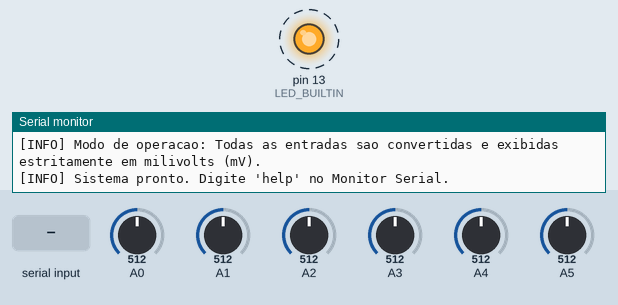
Simulated run of this sketch. Board: Arduino Uno, built with avr-gcc and run on an emulated ATmega328P. Parts: output pins drawn as LEDs (lit = HIGH), the last lines printed to the serial monitor. Dashed ring = blinking. The inputs (shaded band) are chosen by the test bench; at power-on: A0 = 512, A1 = 512, A2 = 512, A3 = 512, A4 = 512, A5 = 512.

Above: at 1.01 s.
1.5 s: "help,1\n" received over Serial
4.5 s: A0 set to 716
At 4.76 s:
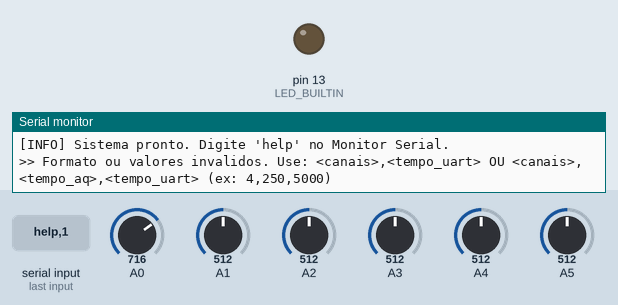
At 5.4 s:
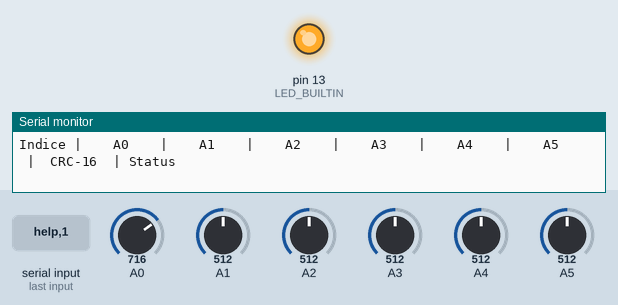
7.5 s: "C,1\n" received over Serial
10.5 s: "TU,1\n" received over Serial
13.5 s: A1 set to 716
Timing chart, 0 to 17.5 s (numbered marks = the images above; inputs shaded):
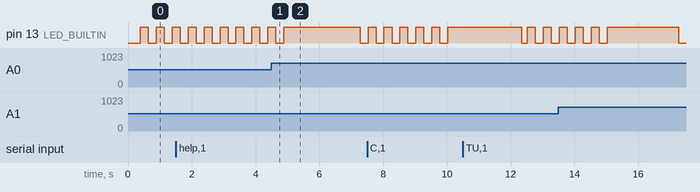

The sketch:

Aula7_DataLogger_Final.ino
```cpp
/*================================================================================
          AULA 7 — DATA LOGGER FINAL COM MALLOC, VDD BANDGAP E CRC-16
        (Baseado e corrigido a partir de sketch_aug24a_malloc_adc.ino)
================================================================================

1. PROBLEMAS E ERROS CRÍTICOS IDENTIFICADOS NO RASCUNHO ORIGINAL:
--------------------------------------------------------------------------------
1.1. Validação de Ponteiro do malloc() Incorreta:
     * No original: `if (i16_adcData == -1)`
     * Motivo: Em C/C++, `malloc()` retorna um ponteiro nulo (`NULL` / 0) em caso
       de falta de memória na Heap, e NUNCA -1. A checagem com -1 era inválida e
       permitia que ponteiros nulos fossem acessados, causando travamentos fatais.
     * Correção: Verificação estrita com `if (i16_adcData == NULL)`.

1.2. Buffer de Amostras Estático (Sem Avanço Temporal):
     * No original: A aquisição escrevia sempre nas primeiras posições de
       `i16_adcData[u16_idx]`, sobrescrevendo o mesmo registro e ignorando a área
       alocada para o histórico de amostras (`i16_adcAQSLen`).
     * Correção: Implementado endereçamento bidimensional mapeado em buffer contínuo:
       `offset = (indice_amostra * elementos_por_amostra) + canal`.

1.3. Ausência da Transmissão Periódica (ul_timerAQSEND):
     * No original: As variáveis de temporização de transmissão (`ul_timerAQSEND` e
       `ul_timerAQSENDFIX = 5000`) foram declaradas mas nunca utilizadas no `loop()`.
     * Correção: Implementado timer não-bloqueante via `millis()` que envia o lote
       completo de amostras acumuladas a cada 5 segundos.

1.4. Ausência de Implementação e Cálculo do CRC-16:
     * No original: O tamanho da amostra reservava `(i16_adcDataLen + 1)` posições
       (sendo a última para o CRC-16), mas a função de cálculo nunca era chamada.
     * Correção: Implementada função `crc16_modbus()`, calculando e salvando a soma
       de verificação de integridade no final de cada registro de amostra.

1.5. Configuração Incorreta de Registradores do ATmega328P (ADMUX):
     * No original: `ADMUX = _BV(REFS0) | _BV(MUX4) | _BV(MUX3) | _BV(MUX2) | _BV(MUX1);`
     * Motivo: O ATmega328P NÃO possui o bit `MUX4` no registrador `ADMUX`. A seleção
       da referência interna Bandgap de 1.1V é feita exclusivamente pelos bits
       `MUX[3:0] = 1110` (MUX3, MUX2, MUX1).
     * Correção: Removido `MUX4` e mantido `_BV(REFS0) | _BV(MUX3) | _BV(MUX2) | _BV(MUX1)`.

1.6. Ordem de Leitura dos Registradores do ADC (Atomicidade AVR):
     * No original: `return ((ADCH << 8) | ADCL);`
     * Motivo: O microcontrolador AVR exige que o registrador `ADCL` seja lido ANTES de
       `ADCH` para travar atomicamente o valor da conversão de 10 bits. Em C/C++, a ordem
       de avaliação em expressões com deslocamento de bits é indefinida pelo padrão.
     * Correção: Utilizado o registrador unificado `ADCW` (nativo do avr-libc), que
       garante a leitura atômica e correta dos registradores por hardware.

1.7. Risco de Divisão por Zero e Constrain Negativo em i16_calcVDD():
     * No original: `i32_calcTemp = i32_calcTemp / ((int32_t)(i16_ADC_1v1BG));`
     * Motivo: Caso o ADC retornasse 0 na inicialização, causava divisão por zero.
     * Correção: Proteção com checagem `if (i16_ADC_1v1BG > 0)` e faixa de segurança
       coerente (2700 mV a 5500 mV).

1.8. Canais Analógicos Reais do Hardware:
     * No original: Tentava ler até 10 canais (`PIN_A0 + u16_idx`), mas o Arduino Uno
       (DIP) possui apenas 6 canais analógicos (`A0` a `A5`).
     * Correção: Limitado aos 6 canais reais nativos da placa para evitar leituras de
       pinos digitais inexistentes.

================================================================================*/

#include <Arduino.h>
#include <stdlib.h> // malloc(), free()
#include <string.h> // memset()

// --- Configurações de Hardware e Amostragem Dinâmicas ---
const uint8_t  MAX_ADC_CHANNELS        = 6;    // Limite físico de canais analógicos no Arduino Uno (A0 a A5)
uint8_t        u8_numCanais            = 6;    // Quantidade de canais ativos (configurável via UART: C<n>)
#define        CRC_SLOT_SIZE           1       // 1 slot de int16_t (2 bytes) para o CRC-16

// Temporizações configuráveis (em milissegundos)
unsigned long  ul_tempoAquisicao_ms    = 250;  // Aquisição a cada 250 ms (configurável via 'TA<ms>')
unsigned long  ul_tempoEnvio_ms        = 5000; // Envio UART a cada 5000 ms (configurável via 'TU<ms>')
static const unsigned long TEMPO_VDD_MS = 1000;// Calibração do VDD a cada 1 s

// --- Variáveis Globais de Controle ---
int16_t  *i16_adcData = NULL;          // Ponteiro para o buffer dinâmico contínuo
uint16_t  u16_elementosPorAmostra = 0; // Canais + Slot de CRC-16
uint16_t  u16_totalAmostras       = 0; // Quantidade de amostras no lote (ex: 5000 / 250 = 20)
uint16_t  u16_indiceAmostra       = 0; // Índice da amostra atual sendo adquirida

int16_t   i16_VDDGlobal           = 5000; // Tensão de alimentação calculada em mV

// Temporizadores não-bloqueantes
unsigned long ul_timerUpdateVDD   = 0;
unsigned long ul_timerADCAQ       = 0;
unsigned long ul_timerAQSEND      = 0;

// --- Prototipação de Funções ---
int16_t  i16_readBandGap();
int16_t  i16_calcVDD();
int16_t  i16_convertADC(int16_t i16_raw);
uint16_t crc16_modbus(const uint8_t *pData, size_t length);
void     liberarBuffer();
void     alocarBufferContinuo();
void     transmitirLoteUART();
void     processarComandosUART();

// ============================================================
// Algoritmo CRC-16 (Modbus - Polinômio 0xA001)
// ============================================================
uint16_t crc16_modbus(const uint8_t *pData, size_t length)
{
    uint16_t u16_crc = 0xFFFF;
    for (size_t i = 0; i < length; i++)
    {
        u16_crc ^= pData[i];
        for (uint8_t j = 0; j < 8; j++)
        {
            if (u16_crc & 0x0001)
            {
                u16_crc = (u16_crc >> 1) ^ 0xA001;
            }
            else
            {
                u16_crc >>= 1;
            }
        }
    }
    return u16_crc;
}

// ============================================================
// Gestão de Memória: Alocação Contínua sem Fragmentação
// ============================================================
void liberarBuffer()
{
    if (i16_adcData != NULL)
    {
        free(i16_adcData);
        i16_adcData = NULL;
    }
}

void alocarBufferContinuo()
{
    liberarBuffer();

    u16_elementosPorAmostra = u8_numCanais + CRC_SLOT_SIZE;

    // Calcula o número de amostras por lote
    if (ul_tempoAquisicao_ms > 0 && ul_tempoEnvio_ms >= ul_tempoAquisicao_ms)
    {
        u16_totalAmostras = (uint16_t)(ul_tempoEnvio_ms / ul_tempoAquisicao_ms);
    }
    else
    {
        u16_totalAmostras = 1;
    }

    size_t tamanhoTotalBytes = sizeof(int16_t) * u16_elementosPorAmostra * u16_totalAmostras;

    // Alocação de buffer plano (flat buffer) contínuo
    i16_adcData = (int16_t *) malloc(tamanhoTotalBytes);

    // Validação correta: checar contra NULL
    if (i16_adcData == NULL)
    {
        Serial.println(F("[ERRO] Memoria insuficiente no malloc()!"));
        return;
    }

    // Limpa toda a área alocada (reseta para 0)
    memset(i16_adcData, 0, tamanhoTotalBytes);
    u16_indiceAmostra = 0;

    Serial.print(F("[INFO] Buffer de memoria alocado: "));
    Serial.print(tamanhoTotalBytes);
    Serial.print(F(" bytes ("));
    Serial.print(u16_totalAmostras);
    Serial.print(F(" amostras x "));
    Serial.print(u16_elementosPorAmostra);
    Serial.print(F(" words). Canais: "));
    Serial.print(u8_numCanais);
    Serial.print(F(" | Tempo UART: "));
    Serial.print(ul_tempoEnvio_ms);
    Serial.println(F(" ms."));
}

// ============================================================
// Leitura de Tensão de Referência Interna (Bandgap 1.1V do AVR)
// ============================================================
int16_t i16_readBandGap()
{
    // Seleciona VCC como referência e canal Bandgap de 1.1V (MUX3 | MUX2 | MUX1)
    // ATmega328P NÃO usa MUX4.
    ADMUX = _BV(REFS0) | _BV(MUX3) | _BV(MUX2) | _BV(MUX1);

    delay(2); // Tempo de estabilização da tensão de referência

    ADCSRA |= _BV(ADSC); // Inicia conversão
    while (bit_is_set(ADCSRA, ADSC)); // Aguarda conversão

    // ADCW realiza a leitura segura e atômica de ADCL seguido de ADCH
    return ADCW;
}

// ============================================================
// Cálculo Dinâmico do VDD Real (Alimentação do MCU) em mV
// ============================================================
int16_t i16_calcVDD()
{
    int32_t i32_calcConst = 1023L * 1100L; // 1023 passos x 1100 mV (1.1V Bandgap)
    int16_t i16_bgRaw = i16_readBandGap();

    // Proteção contra divisão por zero e leituras anômalas
    if (i16_bgRaw <= 0)
    {
        return 5000; // Valor padrão de fallback (5.0V)
    }

    int32_t i32_vddCalculado = i32_calcConst / (int32_t)i16_bgRaw;

    // Limite de segurança físico para microcontrolador ATmega328P
    i32_vddCalculado = constrain(i32_vddCalculado, 2700L, 5500L);

    return (int16_t)i32_vddCalculado;
}

// ============================================================
// Conversão de Leitura Bruta (0-1023) para Milivolts (mV)
// ============================================================
int16_t i16_convertADC(int16_t i16_raw)
{
    int32_t i32_mV = ((int32_t)i16_raw * (int32_t)i16_VDDGlobal) / 1023L;
    return (int16_t)i32_mV;
}

// ============================================================
// Transmissão Estruturada do Lote de Amostras via UART (Tudo em mV)
// ============================================================
void transmitirLoteUART()
{
    Serial.println(F("\n================ RELATORIO DE TELEMETRIA (TODAS AS ENTRADAS EM mV) ================"));
    Serial.print(F("Tensão VDD do Sistema: "));
    Serial.print(i16_VDDGlobal);
    Serial.print(F(" mV | Canais Ativos: "));
    Serial.print(u8_numCanais);
    Serial.print(F(" | Amostras: "));
    Serial.print(u16_totalAmostras);
    Serial.print(F(" | Intervalo UART: "));
    Serial.print(ul_tempoEnvio_ms);
    Serial.println(F(" ms"));

    Serial.print(F("Indice | "));
    for (uint8_t ch = 0; ch < u8_numCanais; ch++)
    {
        Serial.print(F("   A"));
        Serial.print(ch);
        Serial.print(F("    | "));
    }
    Serial.println(F(" CRC-16  | Status"));
    Serial.println(F("-----------------------------------------------------------------------------------"));

    for (uint16_t i = 0; i < u16_totalAmostras; i++)
    {
        uint16_t u16_offsetAmostra = i * u16_elementosPorAmostra;

        Serial.print(F("["));
        if (i < 10) Serial.print(F("0"));
        Serial.print(i);
        Serial.print(F("]   | "));

        // Imprime todas as entradas convertidas estritamente em milivolts (mV)
        for (uint8_t ch = 0; ch < u8_numCanais; ch++)
        {
            int16_t canal_mV = i16_adcData[u16_offsetAmostra + ch];
            if (canal_mV < 1000) Serial.print(F(" "));
            if (canal_mV < 100)  Serial.print(F(" "));
            if (canal_mV < 10)   Serial.print(F(" "));
            Serial.print(canal_mV);
            Serial.print(F(" mV | "));
        }

        // Lê e imprime o CRC-16 armazenado no último slot da amostra
        uint16_t u16_crcArmazenado = (uint16_t) i16_adcData[u16_offsetAmostra + u8_numCanais];

        // Recalcula o CRC dos dados para validação em tempo real
        uint16_t u16_crcVerificacao = crc16_modbus(
            (const uint8_t *)&i16_adcData[u16_offsetAmostra],
            sizeof(int16_t) * u8_numCanais
        );

        Serial.print(F("0x"));
        if (u16_crcArmazenado < 0x1000) Serial.print(F("0"));
        Serial.print(u16_crcArmazenado, HEX);

        if (u16_crcArmazenado == u16_crcVerificacao)
        {
            Serial.println(F(" | [OK]"));
        }
        else
        {
            Serial.println(F(" | [ERRO CRC]"));
        }
    }
    Serial.println(F("===================================================================================\n"));
}

// ============================================================
// Parser de Comandos UART Interativos
// ============================================================
void processarComandosUART()
{
    if (Serial.available() > 0)
    {
        String cmd = Serial.readStringUntil('\n');
        cmd.trim();

        if (cmd.equalsIgnoreCase("help"))
        {
            Serial.println(F("\n--- Comandos Disponiveis ---"));
            Serial.println(F("C<n>       - Altera o numero de entradas ativas (ex: C4 para 4 entradas: A0 a A3)"));
            Serial.println(F("TU<ms>     - Altera o tempo de envio UART em ms (ex: TU3000 para envio a cada 3s)"));
            Serial.println(F("TA<ms>     - Altera o tempo de amostragem em ms (ex: TA500 para amostrar a cada 500ms)"));
            Serial.println(F("<c>,<tu>     - Altera canais e tempo UART (ex: 4,3000 para 4 entradas a 3s)"));
            Serial.println(F("<c>,<ta>,<tu>- Altera canais, tempo aquisicao e envio (ex: 4,250,5000)"));
            Serial.println(F("read         - Exibe a leitura instantanea de todas as entradas em mV"));
            Serial.println(F("send         - Dispara imediatamente o envio do lote de amostras em mV"));
            Serial.println(F("vdd          - Exibe a calibracao atual da fonte VDD (Bandgap) em mV"));
            Serial.println(F("reset        - Zera o buffer de amostras e reinicia o indice"));
            Serial.println(F("help         - Exibe esta mensagem de ajuda"));
            Serial.println(F("----------------------------"));
        }
        // Comando C<n> (ex: C4 ou c4)
        else if (cmd.startsWith("C") || cmd.startsWith("c"))
        {
            int n = cmd.substring(1).toInt();
            if (n >= 1 && n <= MAX_ADC_CHANNELS)
            {
                u8_numCanais = (uint8_t)n;
                alocarBufferContinuo();
                Serial.print(F(">> Numero de entradas alterado para: "));
                Serial.println(u8_numCanais);
            }
            else
            {
                Serial.print(F(">> Erro: O numero de entradas deve ser entre 1 e "));
                Serial.println(MAX_ADC_CHANNELS);
            }
        }
        // Comando TU<ms> (ex: TU3000)
        else if (cmd.startsWith("TU") || cmd.startsWith("tu"))
        {
            unsigned long tu = cmd.substring(2).toInt();
            if (tu >= ul_tempoAquisicao_ms)
            {
                ul_tempoEnvio_ms = tu;
                alocarBufferContinuo();
                Serial.print(F(">> Tempo de envio UART alterado para: "));
                Serial.print(ul_tempoEnvio_ms);
                Serial.println(F(" ms"));
            }
            else
            {
                Serial.println(F(">> Erro: Tempo UART deve ser maior ou igual ao tempo de aquisicao."));
            }
        }
        // Comando TA<ms> (ex: TA500)
        else if (cmd.startsWith("TA") || cmd.startsWith("ta"))
        {
            unsigned long ta = cmd.substring(2).toInt();
            if (ta >= 50 && ta <= ul_tempoEnvio_ms)
            {
                ul_tempoAquisicao_ms = ta;
                alocarBufferContinuo();
                Serial.print(F(">> Tempo de aquisicao alterado para: "));
                Serial.print(ul_tempoAquisicao_ms);
                Serial.println(F(" ms"));
            }
            else
            {
                Serial.println(F(">> Erro: Tempo de aquisicao invalido (min 50 ms)."));
            }
        }
        // Comando combinado no formato CSV: <canais>,<tempo_uart> OU <canais>,<tempo_aq>,<tempo_uart>
        else if (cmd.indexOf(',') > 0)
        {
            int c1 = cmd.indexOf(',');
            int c2 = cmd.indexOf(',', c1 + 1);

            int canais = 0;
            unsigned long ta = ul_tempoAquisicao_ms;
            unsigned long tu = ul_tempoEnvio_ms;

            if (c2 > 0) // 3 parâmetros: canais,tempo_aquisicao,tempo_uart
            {
                canais = cmd.substring(0, c1).toInt();
                ta = cmd.substring(c1 + 1, c2).toInt();
                tu = cmd.substring(c2 + 1).toInt();
            }
            else // 2 parâmetros: canais,tempo_uart
            {
                canais = cmd.substring(0, c1).toInt();
                tu = cmd.substring(c1 + 1).toInt();
            }

            if (canais >= 1 && canais <= MAX_ADC_CHANNELS && ta >= 50 && tu >= ta)
            {
                u8_numCanais = (uint8_t)canais;
                ul_tempoAquisicao_ms = ta;
                ul_tempoEnvio_ms = tu;
                alocarBufferContinuo();
                Serial.print(F(">> Configuracao atualizada com sucesso: "));
                Serial.print(u8_numCanais);
                Serial.print(F(" entradas | Tempo Aquisicao: "));
                Serial.print(ul_tempoAquisicao_ms);
                Serial.print(F(" ms | Tempo UART: "));
                Serial.print(ul_tempoEnvio_ms);
                Serial.println(F(" ms."));
            }
            else
            {
                Serial.println(F(">> Formato ou valores invalidos. Use: <canais>,<tempo_uart> OU <canais>,<tempo_aq>,<tempo_uart> (ex: 4,250,5000)"));
            }
        }
        else if (cmd.equalsIgnoreCase("read"))
        {
            Serial.print(F(">> Leituras Instantaneas (mV): "));
            for (uint8_t ch = 0; ch < u8_numCanais; ch++)
            {
                int16_t raw = analogRead(A0 + ch);
                Serial.print(F("A"));
                Serial.print(ch);
                Serial.print(F(": "));
                Serial.print(i16_convertADC(raw));
                Serial.print(F(" mV"));
                if (ch < u8_numCanais - 1) Serial.print(F(" | "));
            }
            Serial.println();
        }
        else if (cmd.equalsIgnoreCase("send"))
        {
            transmitirLoteUART();
        }
        else if (cmd.equalsIgnoreCase("vdd"))
        {
            Serial.print(F(">> VDD Calibrado (Alimentacao): "));
            Serial.print(i16_VDDGlobal);
            Serial.println(F(" mV"));
        }
        else if (cmd.equalsIgnoreCase("reset"))
        {
            size_t totalBytes = sizeof(int16_t) * u16_elementosPorAmostra * u16_totalAmostras;
            memset(i16_adcData, 0, totalBytes);
            u16_indiceAmostra = 0;
            Serial.println(F(">> Buffer de telemetria reinicializado para zero."));
        }
        else if (cmd.length() > 0)
        {
            Serial.print(F(">> Comando desconhecido: "));
            Serial.print(cmd);
            Serial.println(F(". Digite 'help' para opcoes."));
        }
    }
}

// ============================================================
// Inicialização do Sistema (Setup)
// ============================================================
void setup()
{
    Serial.begin(9600);
    pinMode(LED_BUILTIN, OUTPUT);

    Serial.println(F("\n--- INICIALIZANDO DATA LOGGER FINAL (AULA 7) ---"));

    // 1. Aloca dinamicamente o buffer contínuo de amostras na Heap
    alocarBufferContinuo();

    // 2. Calibra o VDD inicial via Bandgap
    i16_VDDGlobal = i16_calcVDD();
    Serial.print(F("[INFO] VDD inicial calibrado: "));
    Serial.print(i16_VDDGlobal);
    Serial.println(F(" mV"));

    // 3. Inicializa os temporizadores
    unsigned long agora = millis();
    ul_timerUpdateVDD = agora;
    ul_timerADCAQ     = agora;
    ul_timerAQSEND    = agora;

    Serial.println(F("[INFO] Modo de operacao: Todas as entradas sao convertidas e exibidas estritamente em milivolts (mV)."));
    Serial.println(F("[INFO] Sistema pronto. Digite 'help' no Monitor Serial."));
}

// ============================================================
// Loop Principal Não-Bloqueante
// ============================================================
void loop()
{
    unsigned long ul_tempoAtual = millis();

    // 1. Processamento de comandos interativos pela Serial
    processarComandosUART();

    // 2. Calibração periódica da tensão de alimentação (VDD) a cada 1 s
    if (ul_tempoAtual - ul_timerUpdateVDD >= TEMPO_VDD_MS)
    {
        ul_timerUpdateVDD = ul_tempoAtual;
        i16_VDDGlobal = i16_calcVDD();
    }

    // 3. Aquisição periódica de canais ADC (taxa configurável: ul_tempoAquisicao_ms)
    if (ul_tempoAtual - ul_timerADCAQ >= ul_tempoAquisicao_ms)
    {
        ul_timerADCAQ = ul_tempoAtual;

        // Toggle do LED indicador de amostragem ativa (Heartbeat)
        digitalWrite(LED_BUILTIN, !digitalRead(LED_BUILTIN));

        // Calcula o offset no buffer para a amostra atual
        uint16_t u16_offsetAmostra = u16_indiceAmostra * u16_elementosPorAmostra;

        // Leitura e conversão dos canais analógicos ativos em mV
        for (uint8_t ch = 0; ch < u8_numCanais; ch++)
        {
            int16_t i16_raw = analogRead(A0 + ch);
            i16_adcData[u16_offsetAmostra + ch] = i16_convertADC(i16_raw);
        }

        // Calcula o CRC-16 cobrindo exclusivamente os canais analógicos desta amostra
        uint16_t u16_crcCalculado = crc16_modbus(
            (const uint8_t *)&i16_adcData[u16_offsetAmostra],
            sizeof(int16_t) * u8_numCanais
        );

        // Salva o CRC-16 no último slot da amostra
        i16_adcData[u16_offsetAmostra + u8_numCanais] = (int16_t)u16_crcCalculado;

        // [OPCIONAL] Descomente o bloco abaixo caso queira exibir cada leitura individual em tempo real na tela:
        /*
        Serial.print(F("AQ#"));
        if (u16_indiceAmostra < 9) Serial.print(F("0"));
        Serial.print(u16_indiceAmostra + 1);
        Serial.print(F("/"));
        Serial.print(u16_totalAmostras);
        Serial.print(F(" | "));

        for (uint8_t ch = 0; ch < u8_numCanais; ch++)
        {
            Serial.print(F("A"));
            Serial.print(ch);
            Serial.print(F(": "));
            Serial.print(i16_adcData[u16_offsetAmostra + ch]);
            Serial.print(F(" mV"));
            if (ch < u8_numCanais - 1)
            {
                Serial.print(F(" | "));
            }
        }
        Serial.print(F(" | CRC: 0x"));
        if (u16_crcCalculado < 0x1000) Serial.print(F("0"));
        Serial.print(u16_crcCalculado, HEX);
        Serial.println();
        */

        // Avança circularmente o índice de amostras
        u16_indiceAmostra = (u16_indiceAmostra + 1) % u16_totalAmostras;
    }

    // 4. Transmissão periódica de dados via UART (intervalo configurável: ul_tempoEnvio_ms)
    if (ul_tempoAtual - ul_timerAQSEND >= ul_tempoEnvio_ms)
    {
        ul_timerAQSEND = ul_tempoAtual;
        transmitirLoteUART();
    }
}
```
